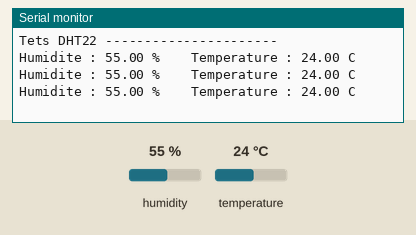
Recording of a sketch running on a simulated Arduino Uno, built with avr-gcc and run on an emulated ATmega328P. Parts: the last lines printed to the serial monitor. The test bench sets the inputs (shaded band); at power-on: humidity 55 %, temperature 24 °C.

Above: at 2.8 s.
2.9 s: humidity set to 22 %
At 4.8 s:
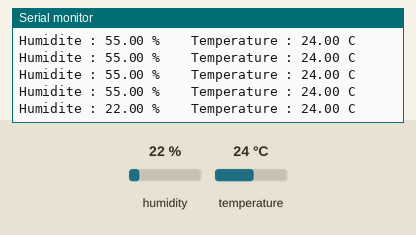
5.6 s: temperature set to 12 °C
At 6.8 s:
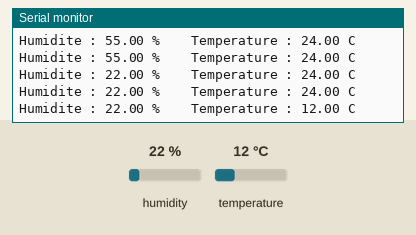
8.3 s: humidity set to 40 %
At 9.7 s:
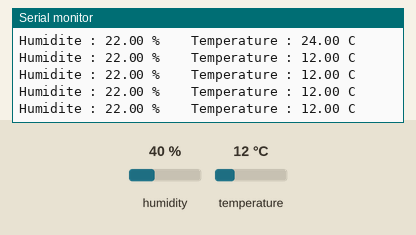
Timing chart, 0 to 11.3 s (numbered marks = the images above; inputs shaded):
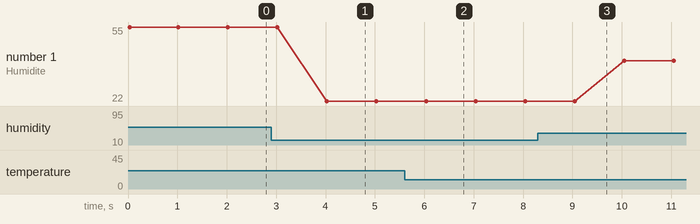

The sketch:

phmo_temp_hum_dht22.ino
```cpp
/*
Objet : Mesure temperature et hygrometrie avec un capteur dht22
Nom : phmo_temp_humi_dht22.ino
Infos sketch :
 - Créé le 10 jan 2017
*/

#include "DHT.h" // ajout de la bibliothèque DHT

#define DHTPIN 7        // patte de l'arduino sur laquelle se fait la mesure
#define DHTTYPE DHT22   // type de sonde

DHT dht(DHTPIN, DHTTYPE); // instanciation objet dht

void setup() {
Serial.begin(9600); // ouverture connexion serie
Serial.println("Tets DHT22 ----------------------");  //

dht.begin();
}

void loop() {

float h = dht.readHumidity();    // lecture humidité et affectation a une variable de type float
float t = dht.readTemperature(); // lecture température et affectation a une variable de type float

// test si retour sonde dht2  ok ou pas ...
if (isnan(t) || isnan(h)) {
Serial.println("Erreur de lecture sonde dht22");
} else {
//affichage des donnees sur la console serie
Serial.print("Humidite : " );
Serial.print(h);
Serial.print( " %\t ");
Serial.print(" Temperature : " );
Serial.print(t);
Serial.println(" C ");
delay(1000); // attente de 1 seconde avant de refaire une mesure
}

}
```

Measured:
- after the input at 2.9 s, the serial monitor: prints a new line after 1.1 s (image 1)
- after the input at 5.6 s, the serial monitor: prints a new line after 0.44 s (image 2)
- plotted number 1: 22 → 40 after the input at 8.3 s
